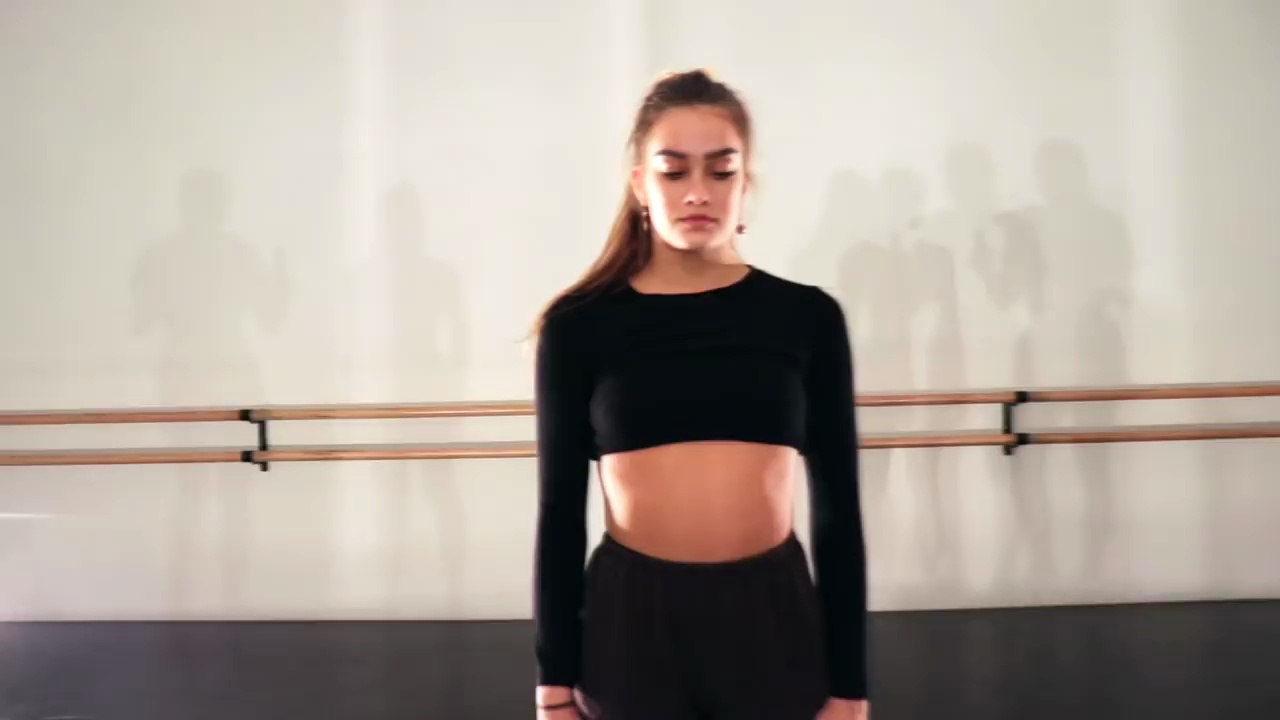
#> input picture media/videos/screenshots/parisc-hostage-20230122184333622283/20230122184333653819.jpg, 1280 x 720 px; the run also reads 2 pictures not shown here
$ python test_image_diff.py
#> lines starting #> are read from the running program, lines starting #| are printed output that depends on the picture; after the words box and inside, x2 and y2 are one past the last pixel; in counts of white or black regions, pixels touching at a corner belong together
import cv2


image1 = cv2.imread("./media/videos/screenshots/parisc-hostage-20230122184333622283/20230122184333653819.jpg")
#> image1 is the input picture: shape (720, 1280, 3); mean B, G, R 153, 162.3, 171.8
image2 = cv2.imread("./media/videos/screenshots/parisc-hostage-20230122184333622283/20230122184333672243.jpg")
image3 = cv2.imread("./media/videos/screenshots/parisc-hostage-20230122184333622283/20230122184333699324.jpg")
image4 = cv2.imread("./media/videos/screenshots/parisc-hostage-20230122184333622283/20230122184333734304.jpg")
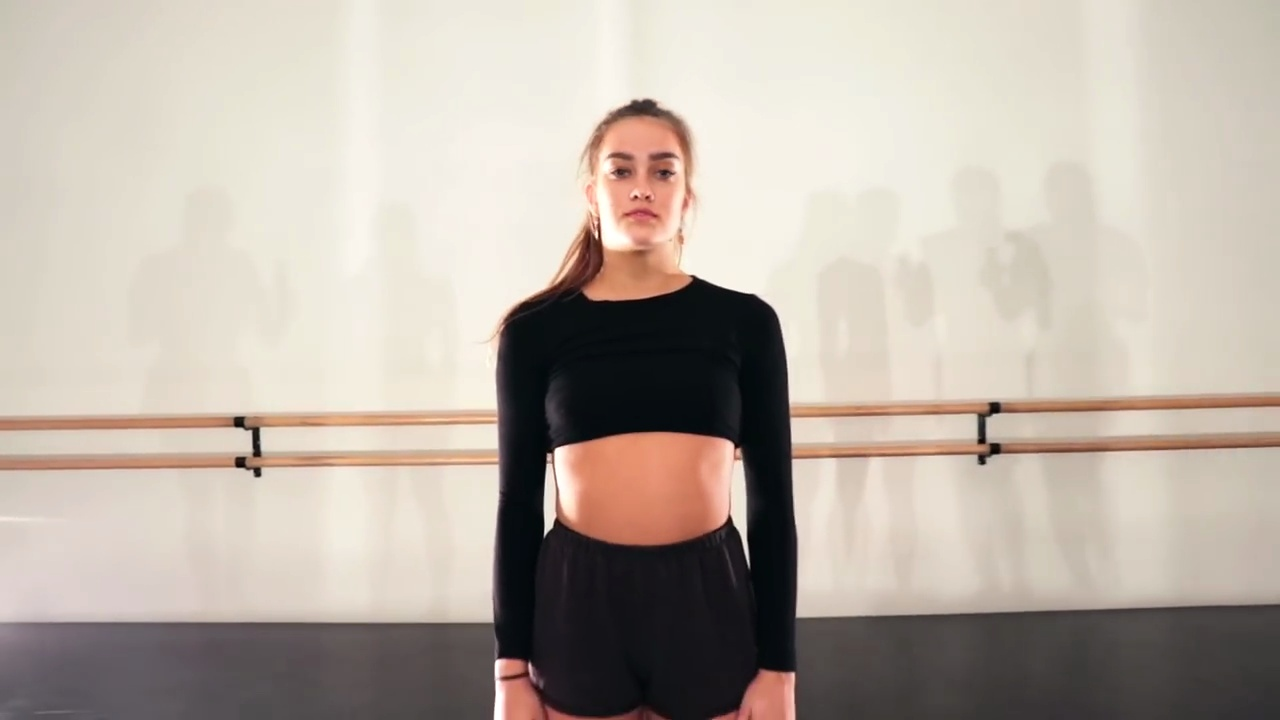
#> input picture media/videos/screenshots/parisc-hostage-20230122184333622283/20230122184333734304.jpg, 1280 x 720 px
#> image4 is the input picture: shape (720, 1280, 3); mean B, G, R 165.4, 175.7, 185.9
image5 = cv2.imread("./media/videos/screenshots/parisc-hostage-20230122184333622283/20230122184333778752.jpg")
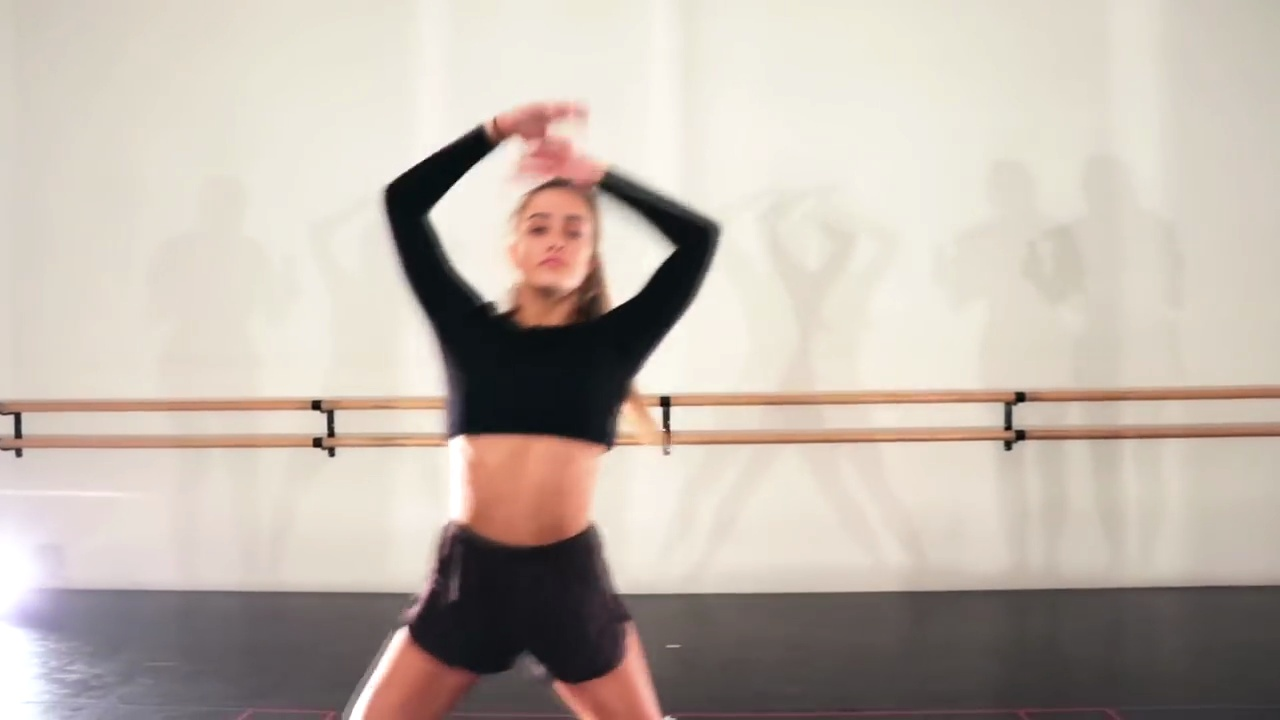
#> input picture media/videos/screenshots/parisc-hostage-20230122184333622283/20230122184333778752.jpg, 1280 x 720 px
#> image5 is the input picture: shape (720, 1280, 3); mean B, G, R 171.3, 180.7, 191.4

def measure_image_difference(image1, image2):
    # Convert images to grayscale
    image1_gray = cv2.cvtColor(image1, cv2.COLOR_BGR2GRAY)
    image2_gray = cv2.cvtColor(image2, cv2.COLOR_BGR2GRAY)

    # Calculate the absolute difference between the two images
    difference = cv2.absdiff(image1_gray, image2_gray)

    # Apply a threshold to the difference image to make it binary
    threshold = cv2.threshold(difference, 25, 255, cv2.THRESH_BINARY)[1]
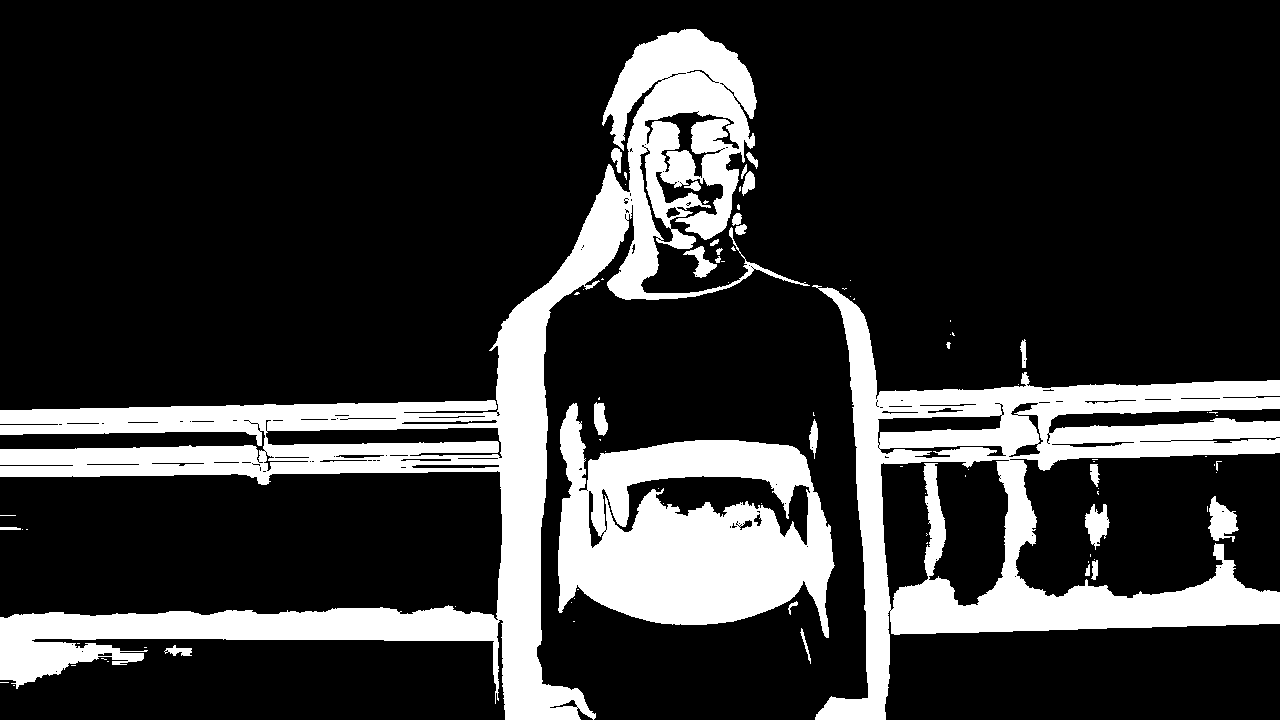
#> threshold: shape (720, 1280); 20.4% white; 90 white regions (62 under 20 px), largest, box (x1, y1, x2, y2) and area: (0, 29, 810, 720) 90538, (812, 285, 1280, 720) 54978, (558, 403, 835, 638) 38285

    # Calculate the percentage of pixels that are different between the two images
    total_pixels = image1.shape[0] * image1.shape[1]
#> total_pixels = 921600
    different_pixels = cv2.countNonZero(threshold)
#> different_pixels = 188204
    difference_percentage = (different_pixels / total_pixels) * 100
#> difference_percentage = 20.42

    return difference_percentage

# Example usag
difference_1v2 = measure_image_difference(image1, image2)
#> difference_1v2 = 20.42
difference_2v3 = measure_image_difference(image2, image3)
#> in measure_image_difference (call 2), `threshold = cv2.threshold(difference, 25, 255, cv2.THRESH_BINARY)[1]`: threshold: shape (720, 1280); 14% white; 116 white regions (79 under 20 px), largest, box (x1, y1, x2, y2) and area: (648, 28, 1280, 720) 50801, (93, 34, 707, 720) 46012, (676, 474, 830, 642) 12325
#> difference_2v3 = 14.04
difference_3v4 = measure_image_difference(image3, image4)
#> in measure_image_difference (call 3), `threshold = cv2.threshold(difference, 25, 255, cv2.THRESH_BINARY)[1]`: threshold: shape (720, 1280); 18.4% white; 92 white regions (64 under 20 px), largest, box (x1, y1, x2, y2) and area: (0, 34, 1280, 720) 127598, (514, 380, 785, 645) 38871, (1134, 352, 1146, 387) 302
#> difference_3v4 = 18.36
difference_4v5 = measure_image_difference(image4, image5)
#> in measure_image_difference (call 4), `threshold = cv2.threshold(difference, 25, 255, cv2.THRESH_BINARY)[1]`:
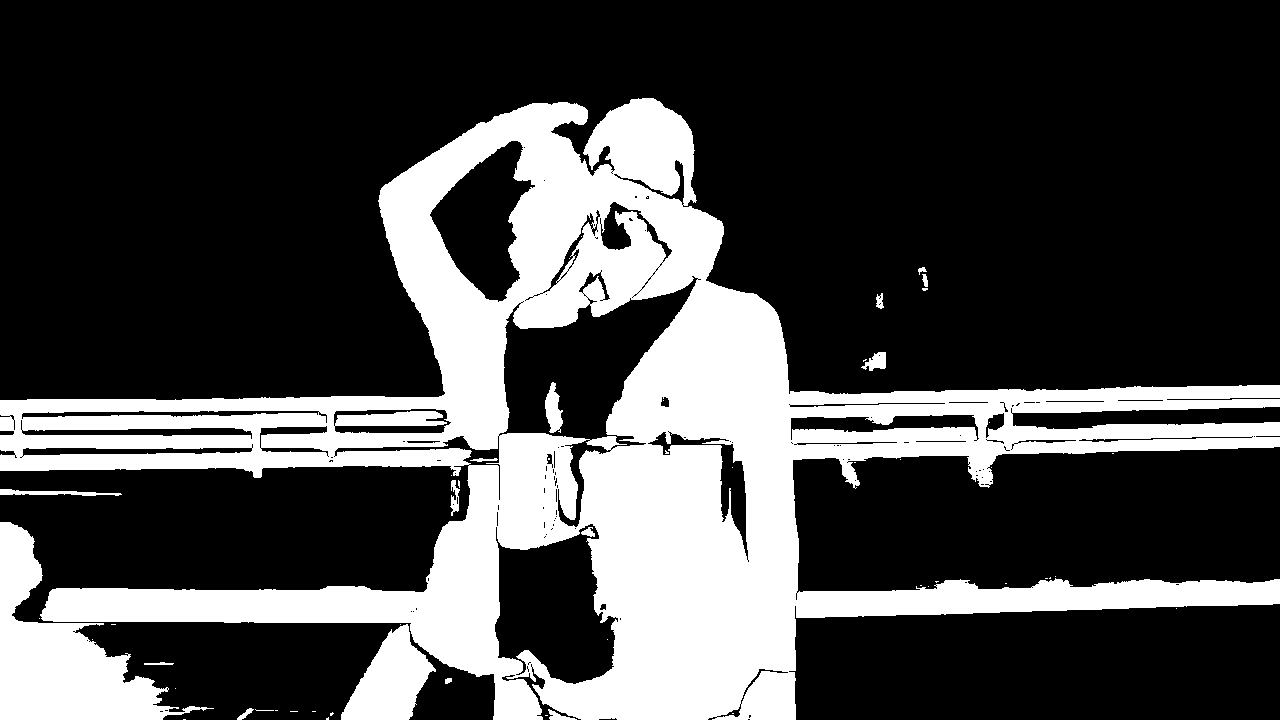
#> threshold: shape (720, 1280); 27.6% white; 54 white regions (38 under 20 px), largest, box (x1, y1, x2, y2) and area: (0, 98, 1280, 720) 231393, (0, 522, 214, 720) 15761, (341, 624, 436, 720) 5031
#> in measure_image_difference (call 4), `different_pixels = cv2.countNonZero(threshold)`: different_pixels = 254447
#> in measure_image_difference (call 4), `difference_percentage = (different_pixels / total_pixels) * 100`: difference_percentage = 27.61
#> difference_4v5 = 27.61

print("Difference percentage: {:.2f}%".format(difference_1v2))
#| Difference percentage: 20.42%
print("Difference percentage: {:.2f}%".format(difference_2v3))
#| Difference percentage: 14.04%
print("Difference percentage: {:.2f}%".format(difference_3v4))
#| Difference percentage: 18.36%
print("Difference percentage: {:.2f}%".format(difference_4v5))
#| Difference percentage: 27.61%
